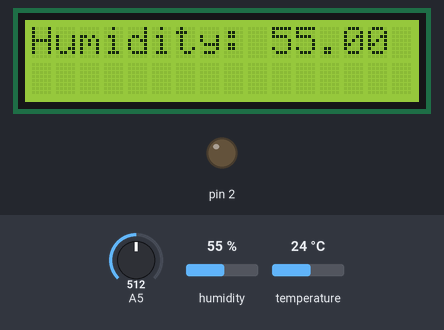
The sketch below on a simulated Arduino Uno, built with avr-gcc and run on an emulated ATmega328P. Shown: 16×2 character LCD, output pins drawn as LEDs (lit = HIGH). The test bench sets the inputs (shaded band); at power-on: A5 = 512, humidity 55 %, temperature 24 °C.

Above: at 1.2 s.
1.3 s: A5 set to 140
At 6.4 s:
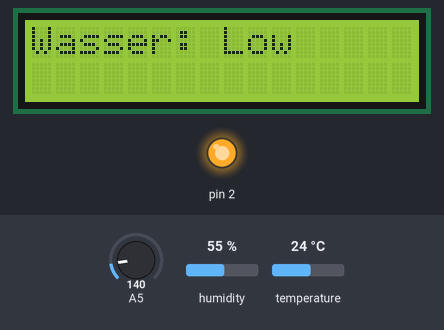
11.5 s: A5 set to 160
At 12.9 s:
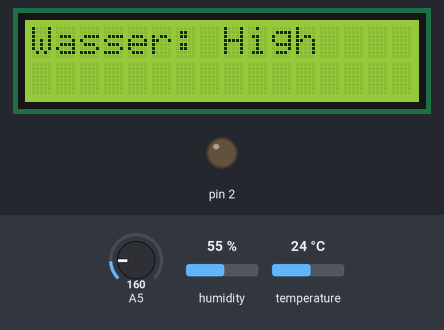
21.6 s: humidity set to 22 %
At 31.3 s:
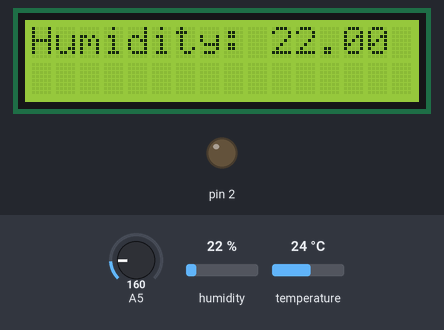
31.6 s: temperature set to 12 °C
At 41.3 s:
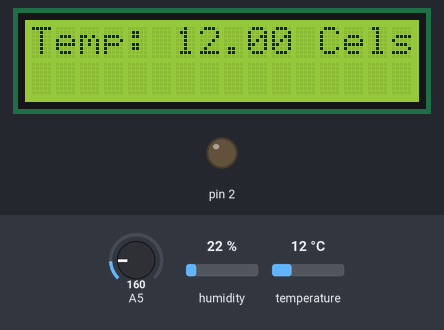
41.6 s: humidity set to 40 %
At 45.7 s:
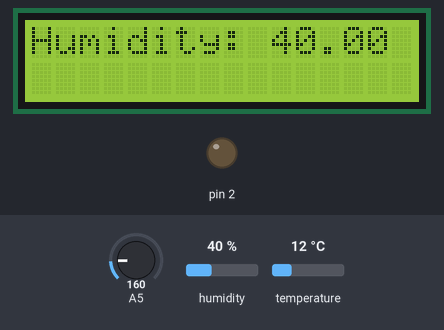
49.2 s: temperature set to 19 °C
At 56.7 s:
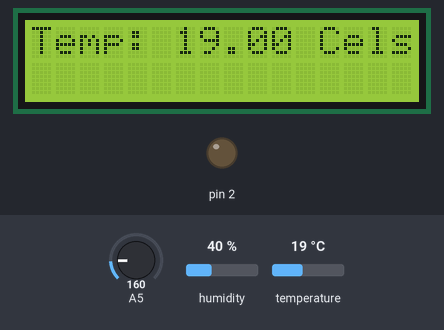
Timing chart, 0 to 58.2 s (numbered marks = the images above; inputs shaded):
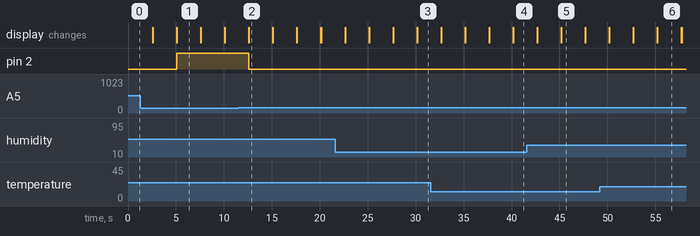

The sketch:

Temp-sensor.ino
```cpp
/* How to use the DHT-22 sensor with Arduino uno
   Temperature and humidity sensor
*/

//Libraries
#include <DHT.h>;

//Constants
#define DHTPIN 3     // mit pin ? verbunden
#define DHTTYPE DHT22   // Daten typ
DHT dht(DHTPIN, DHTTYPE); //// DHT Sensor initialisieren

#include <LiquidCrystal.h>
LiquidCrystal lcd(8, 9, 4, 5, 6, 7);

float hum;  //Luftfeuchtigkeit
float temp; //Tempratur

int  Wasserlevel;

void setup()
{
  dht.begin();
  lcd.begin(16, 2);
  pinMode(2, OUTPUT);
  pinMode(A5, INPUT);
}

void loop()
{
Wasserlevel = analogRead(A5);

    hum = dht.readHumidity();
    temp= dht.readTemperature();

    if(Wasserlevel < 150){
      lcd.clear();
      lcd.print("Wasser: Low");
      digitalWrite(2, HIGH); //Pumpe an
      delay(2500);
    }else if(Wasserlevel > 150 && Wasserlevel < 350 ){
      lcd.clear();
      lcd.print("Wasser: High");
      digitalWrite(2, LOW); //pumpe aus
      delay(2500);
    }

    lcd.clear();
    //Gibt Luftfeuchtigkeit aus
    lcd.print("Humidity: ");
    lcd.print(hum);
    lcd.print(" %");
    delay(2500);
    lcd.clear();
    //Gibt Tempratur aus
    lcd.print("Temp: ");
    lcd.print(temp);
    lcd.print(" Celsius");
    delay(2500);
    lcd.clear();
}
```

Measured:
- after the input at 1.3 s, pin 2: LOW → HIGH after 3.8 s; the display: first differs from a run without the input after 3.8 s (image 1)
- after the input at 11.5 s, pin 2: HIGH → LOW after 1.1 s; the display: first differs from a run without the input after 1.1 s (image 2)
- what the display in image 1 shows lasts 2.5 s, from 5.1 s to 7.6 s
